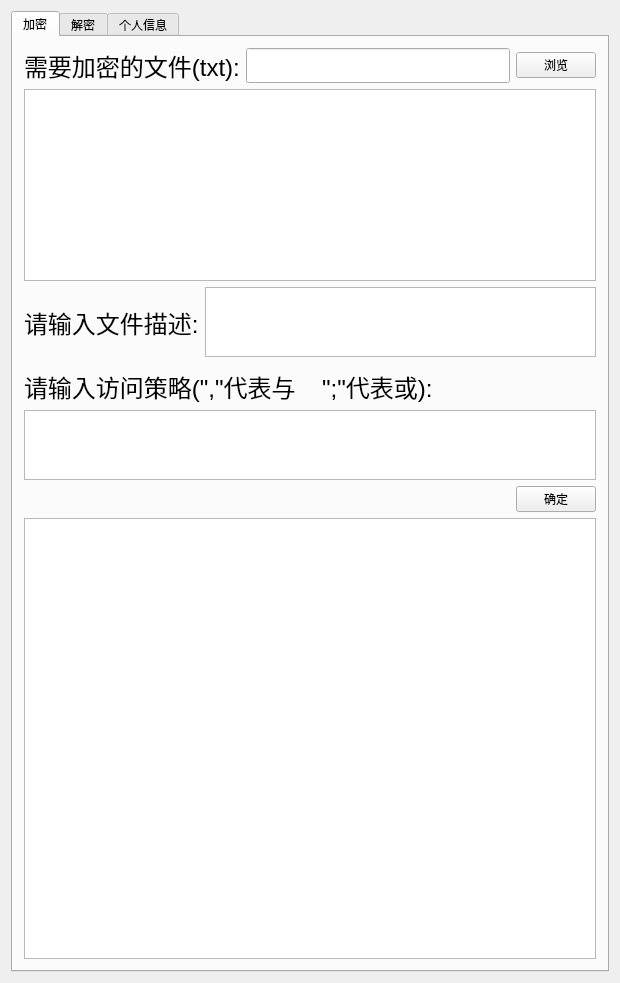
<?xml version="1.0" encoding="UTF-8"?>
<ui version="4.0">
 <class>EDClientClass</class>
 <widget class="QWidget" name="EDClientClass">
  <property name="enabled">
   <bool>true</bool>
  </property>
  <property name="geometry">
   <rect>
    <x>0</x>
    <y>0</y>
    <width>620</width>
    <height>981</height>
   </rect>
  </property>
  <property name="sizePolicy">
   <sizepolicy hsizetype="Minimum" vsizetype="Minimum">
    <horstretch>0</horstretch>
    <verstretch>0</verstretch>
   </sizepolicy>
  </property>
  <property name="minimumSize">
   <size>
    <width>0</width>
    <height>0</height>
   </size>
  </property>
  <property name="maximumSize">
   <size>
    <width>16777215</width>
    <height>16777215</height>
   </size>
  </property>
  <property name="windowTitle">
   <string>EDClient</string>
  </property>
  <layout class="QHBoxLayout" name="horizontalLayout_4">
   <item>
    <widget class="QTabWidget" name="tabWidget">
     <property name="sizePolicy">
      <sizepolicy hsizetype="Minimum" vsizetype="Minimum">
       <horstretch>0</horstretch>
       <verstretch>0</verstretch>
      </sizepolicy>
     </property>
     <property name="tabPosition">
      <enum>QTabWidget::North</enum>
     </property>
     <property name="tabShape">
      <enum>QTabWidget::Rounded</enum>
     </property>
     <property name="currentIndex">
      <number>0</number>
     </property>
     <property name="tabBarAutoHide">
      <bool>false</bool>
     </property>
     <widget class="QWidget" name="tab">
      <property name="sizePolicy">
       <sizepolicy hsizetype="Preferred" vsizetype="Minimum">
        <horstretch>0</horstretch>
        <verstretch>0</verstretch>
       </sizepolicy>
      </property>
      <attribute name="title">
       <string>加密</string>
      </attribute>
      <layout class="QVBoxLayout" name="verticalLayout_7">
       <item>
        <layout class="QVBoxLayout" name="verticalLayout_6" stretch="5,1,7">
         <item>
          <layout class="QVBoxLayout" name="verticalLayout_4" stretch="5,1,1">
           <item>
            <layout class="QVBoxLayout" name="verticalLayout_3">
             <item>
              <layout class="QHBoxLayout" name="horizontalLayout">
               <item>
                <widget class="QLabel" name="label_4">
                 <property name="sizePolicy">
                  <sizepolicy hsizetype="Preferred" vsizetype="Minimum">
                   <horstretch>0</horstretch>
                   <verstretch>0</verstretch>
                  </sizepolicy>
                 </property>
                 <property name="font">
                  <font>
                   <pointsize>18</pointsize>
                  </font>
                 </property>
                 <property name="text">
                  <string>需要加密的文件(txt):</string>
                 </property>
                </widget>
               </item>
               <item>
                <widget class="QLineEdit" name="lineEdit">
                 <property name="sizePolicy">
                  <sizepolicy hsizetype="Expanding" vsizetype="Expanding">
                   <horstretch>0</horstretch>
                   <verstretch>0</verstretch>
                  </sizepolicy>
                 </property>
                 <property name="readOnly">
                  <bool>true</bool>
                 </property>
                </widget>
               </item>
               <item>
                <widget class="QPushButton" name="pushButton_browse">
                 <property name="sizePolicy">
                  <sizepolicy hsizetype="Minimum" vsizetype="Fixed">
                   <horstretch>0</horstretch>
                   <verstretch>0</verstretch>
                  </sizepolicy>
                 </property>
                 <property name="text">
                  <string>浏览</string>
                 </property>
                </widget>
               </item>
              </layout>
             </item>
             <item>
              <widget class="QTextBrowser" name="textBrowser">
               <property name="sizePolicy">
                <sizepolicy hsizetype="Expanding" vsizetype="Minimum">
                 <horstretch>0</horstretch>
                 <verstretch>0</verstretch>
                </sizepolicy>
               </property>
              </widget>
             </item>
            </layout>
           </item>
           <item>
            <layout class="QHBoxLayout" name="horizontalLayout_2">
             <item>
              <widget class="QLabel" name="label_8">
               <property name="font">
                <font>
                 <pointsize>18</pointsize>
                </font>
               </property>
               <property name="text">
                <string>请输入文件描述:</string>
               </property>
              </widget>
             </item>
             <item>
              <widget class="QPlainTextEdit" name="plainTextEdit_2"/>
             </item>
            </layout>
           </item>
           <item>
            <widget class="Line" name="line">
             <property name="sizePolicy">
              <sizepolicy hsizetype="Expanding" vsizetype="Expanding">
               <horstretch>0</horstretch>
               <verstretch>0</verstretch>
              </sizepolicy>
             </property>
             <property name="orientation">
              <enum>Qt::Horizontal</enum>
             </property>
            </widget>
           </item>
          </layout>
         </item>
         <item>
          <layout class="QVBoxLayout" name="verticalLayout_5">
           <item>
            <widget class="QLabel" name="label_2">
             <property name="font">
              <font>
               <pointsize>18</pointsize>
              </font>
             </property>
             <property name="text">
              <string>请输入访问策略(&quot;,&quot;代表与    &quot;;&quot;代表或):</string>
             </property>
            </widget>
           </item>
           <item>
            <widget class="QPlainTextEdit" name="plainTextEdit"/>
           </item>
           <item>
            <layout class="QHBoxLayout" name="horizontalLayout_3">
             <item>
              <spacer name="horizontalSpacer">
               <property name="orientation">
                <enum>Qt::Horizontal</enum>
               </property>
               <property name="sizeHint" stdset="0">
                <size>
                 <width>40</width>
                 <height>20</height>
                </size>
               </property>
              </spacer>
             </item>
             <item>
              <widget class="QPushButton" name="pushButton_submitE">
               <property name="sizePolicy">
                <sizepolicy hsizetype="Minimum" vsizetype="Fixed">
                 <horstretch>0</horstretch>
                 <verstretch>0</verstretch>
                </sizepolicy>
               </property>
               <property name="text">
                <string>确定</string>
               </property>
              </widget>
             </item>
            </layout>
           </item>
          </layout>
         </item>
         <item>
          <widget class="QTextBrowser" name="textBrowser_show">
           <property name="sizePolicy">
            <sizepolicy hsizetype="Minimum" vsizetype="Minimum">
             <horstretch>0</horstretch>
             <verstretch>0</verstretch>
            </sizepolicy>
           </property>
          </widget>
         </item>
        </layout>
       </item>
      </layout>
     </widget>
     <widget class="QWidget" name="tab_2">
      <attribute name="title">
       <string>解密</string>
      </attribute>
     </widget>
     <widget class="QWidget" name="tab_3">
      <property name="sizePolicy">
       <sizepolicy hsizetype="Preferred" vsizetype="Minimum">
        <horstretch>0</horstretch>
        <verstretch>0</verstretch>
       </sizepolicy>
      </property>
      <attribute name="title">
       <string>个人信息</string>
      </attribute>
      <layout class="QVBoxLayout" name="verticalLayout_2">
       <item>
        <layout class="QFormLayout" name="formLayout">
         <property name="sizeConstraint">
          <enum>QLayout::SetMinimumSize</enum>
         </property>
         <property name="labelAlignment">
          <set>Qt::AlignRight|Qt::AlignTrailing|Qt::AlignVCenter</set>
         </property>
         <property name="formAlignment">
          <set>Qt::AlignHCenter|Qt::AlignTop</set>
         </property>
         <property name="verticalSpacing">
          <number>6</number>
         </property>
         <item row="0" column="0">
          <widget class="QLabel" name="label">
           <property name="font">
            <font>
             <pointsize>14</pointsize>
            </font>
           </property>
           <property name="text">
            <string>用户名:</string>
           </property>
           <property name="alignment">
            <set>Qt::AlignCenter</set>
           </property>
          </widget>
         </item>
         <item row="0" column="1">
          <widget class="QLabel" name="label_name">
           <property name="text">
            <string/>
           </property>
          </widget>
         </item>
         <item row="1" column="0">
          <widget class="QLabel" name="label_3">
           <property name="font">
            <font>
             <pointsize>14</pointsize>
            </font>
           </property>
           <property name="text">
            <string>密码:</string>
           </property>
           <property name="alignment">
            <set>Qt::AlignCenter</set>
           </property>
          </widget>
         </item>
         <item row="1" column="1">
          <widget class="QLabel" name="label_passwd">
           <property name="text">
            <string/>
           </property>
          </widget>
         </item>
         <item row="2" column="0">
          <widget class="QLabel" name="label_9">
           <property name="font">
            <font>
             <pointsize>12</pointsize>
            </font>
           </property>
           <property name="text">
            <string>系统参数PK:
[g,e(g,g)^alpha,g^a,hx]</string>
           </property>
           <property name="alignment">
            <set>Qt::AlignRight|Qt::AlignTop|Qt::AlignTrailing</set>
           </property>
          </widget>
         </item>
         <item row="2" column="1">
          <widget class="QTextBrowser" name="textBrowser_PK">
           <property name="sizePolicy">
            <sizepolicy hsizetype="Expanding" vsizetype="Minimum">
             <horstretch>0</horstretch>
             <verstretch>0</verstretch>
            </sizepolicy>
           </property>
          </widget>
         </item>
         <item row="3" column="0">
          <widget class="QLabel" name="label_5">
           <property name="font">
            <font>
             <pointsize>12</pointsize>
            </font>
           </property>
           <property name="text">
            <string>私钥SK[z,K,L,Kx]:</string>
           </property>
           <property name="alignment">
            <set>Qt::AlignHCenter|Qt::AlignTop</set>
           </property>
          </widget>
         </item>
         <item row="3" column="1">
          <widget class="QTextBrowser" name="textBrowser_SK">
           <property name="sizePolicy">
            <sizepolicy hsizetype="Expanding" vsizetype="Minimum">
             <horstretch>0</horstretch>
             <verstretch>0</verstretch>
            </sizepolicy>
           </property>
          </widget>
         </item>
         <item row="4" column="0">
          <widget class="QLabel" name="label_6">
           <property name="font">
            <font>
             <pointsize>14</pointsize>
            </font>
           </property>
           <property name="text">
            <string>cookie:</string>
           </property>
           <property name="alignment">
            <set>Qt::AlignHCenter|Qt::AlignTop</set>
           </property>
          </widget>
         </item>
         <item row="4" column="1">
          <widget class="QTextBrowser" name="textBrowser_cookie">
           <property name="sizePolicy">
            <sizepolicy hsizetype="Expanding" vsizetype="Minimum">
             <horstretch>0</horstretch>
             <verstretch>0</verstretch>
            </sizepolicy>
           </property>
          </widget>
         </item>
         <item row="5" column="0">
          <widget class="QLabel" name="label_10">
           <property name="font">
            <font>
             <pointsize>16</pointsize>
            </font>
           </property>
           <property name="text">
            <string>4个随机盲化对:</string>
           </property>
          </widget>
         </item>
         <item row="5" column="1">
          <widget class="QTextBrowser" name="textBrowser_blind">
           <property name="sizePolicy">
            <sizepolicy hsizetype="Expanding" vsizetype="Minimum">
             <horstretch>0</horstretch>
             <verstretch>0</verstretch>
            </sizepolicy>
           </property>
          </widget>
         </item>
         <item row="6" column="0">
          <widget class="QLabel" name="label_7">
           <property name="font">
            <font>
             <pointsize>16</pointsize>
            </font>
           </property>
           <property name="text">
            <string>用户属性集(S):</string>
           </property>
          </widget>
         </item>
         <item row="6" column="1">
          <widget class="QLabel" name="label_S">
           <property name="text">
            <string/>
           </property>
          </widget>
         </item>
        </layout>
       </item>
      </layout>
     </widget>
    </widget>
   </item>
  </layout>
 </widget>
 <layoutdefault spacing="6" margin="11"/>
 <resources/>
 <connections/>
</ui>
